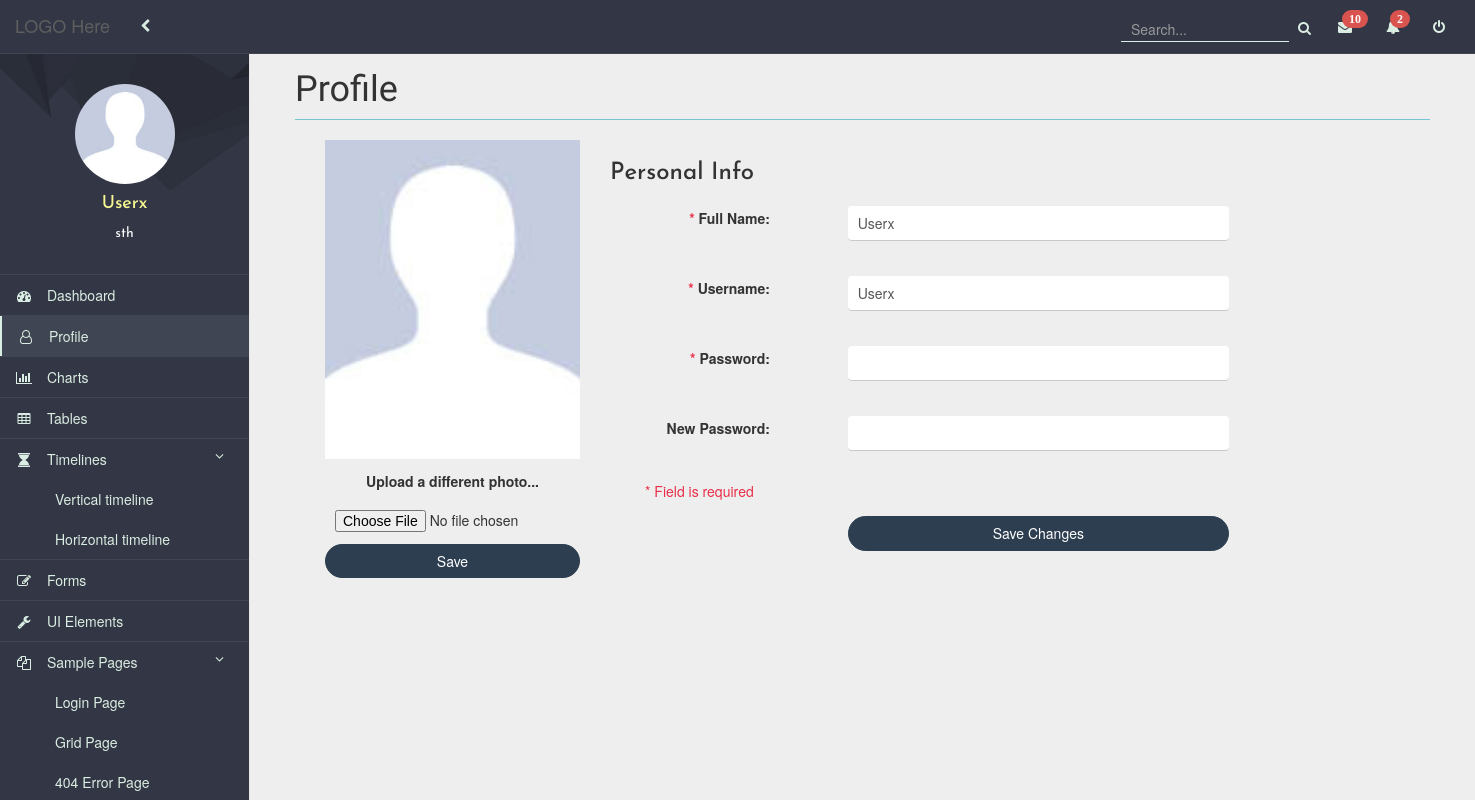
The page /profile.php (signed in) on the database its author committed.
### tables this page shows
CREATE TABLE `users` (
  `id` int(10) unsigned NOT NULL AUTO_INCREMENT,
  `username` varchar(45) NOT NULL,
  `password` varchar(300) NOT NULL,
  `fullname` varchar(100) NOT NULL,
  `position` varchar(45) NOT NULL,
  `image` varchar(45) NOT NULL DEFAULT 'unknown.jpg',
  `role` varchar(45) NOT NULL,
  PRIMARY KEY (`id`),
  UNIQUE KEY `id_UNIQUE` (`id`),
  UNIQUE KEY `username_UNIQUE` (`username`)
);

### DB/db.php (called while the page is built, shortened)
<?php
abstract class DB{
	public function __construct(){
		try{
			$this->db = new \PDO("mysql:host=".self::DB_HOST.";"."dbname=".self::DB_DB,self::DB_USERNAME,self::DB_PASSWORD);
		} catch(\PDOException $ex){
			echo $ex->getMessage();
		}
		 catch(\Exception $ex){
			echo $ex->getMessage();
		}
	}
}
 ?>

### DB/users.php (called while the page is built, shortened)
<?php
require_once 'db.php';
class Users extends DB{
	public function retreiveAttribute($user){
		$query = "SELECT * FROM users WHERE `username` = '$user' ";
		$pdoStatementObject = $this->db->query($query, \PDO::FETCH_ASSOC);
		return $pdoStatementObject->fetch();
	}
}
 ?>

### profile.php (the view, shortened to what this page needs)
<?php
include "templates/header.php";
$values = (isset($_SESSION['values'])) ? $_SESSION['values'] : [];
 ?>
 <!DOCTYPE html>
 <html>
 <head>
 </head>
 <body>
 	<div id="page-wrapper" class="page-wrapper">
		<div class="row">
                <div class="col-lg-12">
                    <h1 class="page-header">Profile</h1>
		            <div class="container">
		               	<div class="row">
		               		<div class="col-md-3">
		               			<div class="text-center">
		               				<div class="image-holder"></div>
		               				<h6>Upload a different photo...</h6>
		               				<form action="loginpage/upload.php" method="post" enctype="multipart/form-data">
		               				<input type="file" name="profile" class="form-control file">
		               				<button type="submit" class="btn btn-block btn-primary">Save</button>
		               				</form>
		               			</div>
		               		</div>
		               		<div class="col-md-8 personal-info">
		               			<h3>Personal Info</h3>
		               			<form  action="loginpage/update-profile.php" method="post" class="form-horizontal" role="form">
		               				<div class="form-group">
		               				<label class="col-lg-3 control-label"><span class="reqired-field">* </span>Full Name: </label>
		               				<div class="col-lg-8">
		               					<input class="form-control" type="text" name="fullname" value="<?php if(isset($values['fullname'])) {echo $values['fullname']; }else{echo $fullname;}?>">
		               				</div>
		               				</div>
		               				<div class="form-group">
		               					<label class="col-md-3 control-label"><span class="reqired-field">* </span>Username: </label>
		               					<div class="col-md-8">
		               						<input class="form-control" type="text" name="username" value="<?php if(isset($values['username'])) {echo $values['username']; }else{ echo $user['username'];} ?>">
		               					</div>
		               				</div>
		               				<div class="form-group">
		               					<label class="col-md-3 control-label"><span class="reqired-field">* </span> Password: </label>
		               					<div class="col-md-8">
		               						<input class="form-control" name="password" type="password">
		               					</div>
		               				</div>
		               				<div class="form-group">
		               					<label class="col-md-3 control-label" name="newpassword"> New Password: </label>
		               					<div class="col-md-8">
		               						<input class="form-control" type="password" name="newpassword">
		               					</div>
		               				</div>
		               				<div class="form-group">
		               					<p class="reqired-field">* Field is required</p>
		               					<label class="col-md-3 control-label"></label>
		               					<div class="col-md-8">
		               						<input type="submit" class="btn btn-primary" value="Save Changes">
		               					</div>
		               				</div>
		               			</form>
		               		</div>
					</div>
		       	</div>
     </div>
 </body>
 </html>

### templates/header.php (shortened to what this page needs)
<?php
require_once 'DB/users.php';
$users = new Users();
$user = $users->retreiveAttribute($_SESSION['logged_in']);
$image = $user['image'];
$position = $user['position'];
$fullname = $user['fullname'];
$phpSelf = $_SERVER["PHP_SELF"];
$phpSelfElements = explode("/", $phpSelf);
$scriptName = $phpSelfElements [count($phpSelfElements) - 1];
?>
<!DOCTYPE HTML>
<html>
<head>
    <link rel="stylesheet" href="https://cdnjs.cloudflare.com/ajax/libs/normalize/5.0.0/normalize.min.css" />
    <link rel='stylesheet prefetch' href='https://cdnjs.cloudflare.com/ajax/libs/c3/0.4.10/c3.min.css' />
	<link rel="stylesheet" type="text/css" href="css/font-awesome.css" />
	<link rel="stylesheet" type="text/css" href="css/bootstrap.css" />
    <link rel="stylesheet" type="text/css" href="css/style.css" />
    <link rel="stylesheet" type="text/css" <?php if($scriptName == "uielements.php"){echo "href='css/alert-style.css'";} if($scriptName == "horizontaltimeline.php"){echo "href='css/style-horizontal-timelne.css'";}
    ?>>
</head>
<body>
	<div id="wrapper">
		<nav class="navbar navbar-default navbar-static-top" role="navigation" style="margin-bottom: 0;">
			<div class="navbar-header">
                <a class="navbar-brand" href="home.html">LOGO Here</a>
            </div>
            <ul class="nav navbar-top-links navbar-left">
                <li>
                    <a href="#" id="menu-toggle">
                        <i class="fa fa-chevron-left" aria-hidden="true"></i>
                    </a>
                </li>
            </ul>
            <ul class="nav navbar-top-links navbar-right">
                <li class="sidebar-search">
                    <div class="input-group custom-search-form">
                        <input type="text" class="form-control" placeholder="Search..."><span class="input-group-btn">
                            <button class="btn" type="button">
                                <i class="fa fa-search"></i>
                            </button>
                        </span>
                    </div>
                </li>
                <li>
                    <a href="#">
                        <i class="fa fa-envelope fa-fw"><span class="badge">10</span></i>
                    </a>
                </li>
                <li >
                    <a href="#">
                        <i class="fa fa-bell fa-fw"><span class="badge">2</span></i>
                    </a>
                </li>
                <li >
                    <a href="loginpage/logout.php">
                        <i class="fa fa-power-off" aria-hidden="true"></i>
                    </a>
                </li>
            </ul>
            <div  id="sidebarid" class="navbar-default sidebar" role="navigation">
                <div id="menu-down" class="sidebar-nav navbar-collapse" style="  background-image: url(img/sidebar-bg.jpg); background-size: 500px;  background-repeat: no-repeat;">
                    <ul class="nav in" id="side-menu">
                        <li class="user-profile">
                            <div class="user-profile-details">
                               <img src="<?php echo 'loginpage/images/'.$image; ?>" class="img-circle img-responsive" alt="<?php echo 'Profile image of '. $fullname ;?>">
                               <h4><?php echo $fullname; ?></h4>
                               <p> <?php echo $position; ?></p>
                            </div>
                        </li>
                        <li>
                        <a href="home.php" <?php if($scriptName == "home.php"){echo 'class="active"';}?>><i class="fa fa-dashboard fa-fw"></i> Dashboard</a>
                        </li>
                        <li>
                            <a href="profile.php" <?php if($scriptName == "profile.php"){echo 'class="active"';}?>><i class="fa fa-user-o fa-fw"></i> Profile</a>
                        </li>
                        <li>
                            <a href="charts.php" <?php if($scriptName == "charts.php"){echo 'class="active"';}?>><i class="fa fa-bar-chart-o fa-fw"></i> Charts</a>
                        </li>
                        <li>
                            <a href="tables.php" <?php if($scriptName == "tables.php"){echo 'class="active"';}?>><i class="fa fa-table fa-fw"></i> Tables</a>
                        </li>
                        <li class="dropdown-list-element">
                            <a href="#"><i class="fa fa-hourglass fa-fw"></i> Timelines <i style="float: right" class="fa fa-angle-down" aria-hidden="true"></i></a>
                            <ul class="nav nav-second-level">
                                <li>
                                    <a href="verticaltimeline.php" <?php if($scriptName == "timeline.php"){echo 'class="active"';}?>>Vertical timeline</a>
                                </li>
                                <li>
                                    <a href="horizontaltimeline.php" <?php if($scriptName == "hor-timeline.php"){echo 'class="active"';}?>>Horizontal timeline</a>
                                </li>
                            </ul>
                        </li>
                        <li>
                            <a href="forms.php" <?php if($scriptName == "forms.php"){echo 'class="active"';}?>><i class="fa fa-edit fa-fw"></i> Forms</a>
                        </li>
                        <li class="dropdown-list-element">
                            <a href="uielements.php" <?php if($scriptName == "uielements.php"){echo 'class="active"';}?>><i class="fa fa-wrench fa-fw"></i> UI Elements</a>
                        </li>
                        <li class="dropdown-list-element">
                            <a href="#"><i class="fa fa-files-o fa-fw"></i> Sample Pages <i style="float: right" class="fa fa-angle-down" aria-hidden="true"></i></a>
                            <ul class="nav nav-second-level">
                                <li>
                                    <a href="./loginpage/login.php" <?php if($scriptName == "login.php"){echo 'class="active"';}?>>Login Page</a>
                                </li>
                                <li>
                                    <a href="grid.php" <?php if($scriptName == "grid.php"){echo 'class="active"';}?>>Grid Page</a>
                                </li>
                                <li>
                                	<a href="./error404/error404.php" <?php if($scriptName == "error404.php"){echo 'class="active"';}?>>404 Error Page</a>
                                </li>
                            </ul>
                        </li>
                    </ul>
                </div>
            </div>
		</nav>

### css/style.css (style rules this page uses)
* { margin: 0; padding: 0; box-sizing: border-box; }
a { color: #DAEDE2; }
body { background-color: #eeeeee; }
.row { margin-right: 0; margin-left: 0; }
.page-header { border-bottom: 1px solid #77c4d3; }
h1 { font-family: 'Palanquin Dark', sans-serif; }
#wrapper { width: 100%; }
.page-wrapper { padding: 0 15px; min-height: calc(100vh - 51px); border-left: 0px solid #e7e7e7; -webkit-transition: all 0.5s ease; -moz-transition: all 0.5s ease; -o-transition: all 0.5s ease; transition: all 0.5s ease; }
@media (min-width: 768px) { .page-wrapper { position: inherit; margin: 0 0 0 250px; padding: 0 30px; padding-top: 30px; } }
.navbar { position: fixed; width: 100%; }
.navbar-default { background-color: #333745; border-color: #3f4552; }
.navbar-top-links { margin-right: 0; display: flex; justify-content: center; align-items: center; }
.navbar-top-links li { display: inline-block; }
.navbar-top-links li:last-child { margin-right: 15px; }
.navbar-top-links li a { padding: 15px; min-height: 53px; }
.sidebar .sidebar-nav.navbar-collapse { padding-left: 0; padding-right: 0; }
.sidebar ul li { border-bottom: 1px solid #3f4552; }
.sidebar ul li a.active { background-color: #3f4552; border-left: 2px solid; }
.nav { background-size: 500px; background-repeat: no-repeat; }
.nav > li > a > i { margin-right: 10px; }
.navbar-right > li > a > i { margin-right: 0px; vertical-align: middle; }
.badge { display: inline-block; min-width: 10px; padding: 3px 7px; font-size: 12px; font-weight: bold; line-height: 1; color: #fff; text-align: center; white-space: nowrap; vertical-align: middle; background-color: #d9534f; border-radius: 10px; position: absolute; margin-top: -10px; margin-left: -10px; }
.sidebar-search { width: 200px; vertical-align: middle; }
.sidebar-search input, .sidebar-search button { height: 25px; padding: 0 10px; }
.sidebar-search input { background: transparent; border-radius: inherit; border: none; border-bottom: 1px solid #daede2; outline: none; }
.sidebar-search button { color: #daede2; background: transparent; border: none; }
.sidebar .nav-second-level li, .sidebar .nav-third-level li { border-bottom: none !important; }
.sidebar .nav-second-level li a { padding-left: 55px; }
@media (min-width: 768px) { .sidebar { z-index: 1; position: fixed; width: 250px; margin-top: 54px; border-right: 1px solid #e7e7e7; height: calc(100vh - 51px); } }
@media (min-width: 768px) { .nav { background-size: 500px; background-repeat: no-repeat; } }
.user-profile-details { margin: 30px 0; text-align: center; font-family: 'Josefin Sans', sans-serif; }
.user-profile-details h4 { color: #f6f792; }
.user-profile-details p { color: #fff; }
.user-profile-details img { width: 100px; margin: auto; }
.btn { display: inline-block; padding: 6px 12px; margin-bottom: 0; font-size: 14px; font-weight: normal; line-height: 1.42857143; text-align: center; white-space: nowrap; vertical-align: middle; -ms-touch-action: manipulation; touch-action: manipulation; cursor: pointer; -webkit-user-select: none; -moz-user-select: none; -ms-user-select: none; user-select: none; background-image: none; border: 1.5px solid transparent; border-radius: 70px; shape-outside: inherit; }
.btn-primary { color: #fff; background-color: #2C3E50; border-color: #2C3E50; }
h3, h4, h5 { font-family: 'Josefin Sans', sans-serif; }
input, textarea { width: 80%; height: 35px; padding-left: 10px; margin: 5px 0px; border: none; border-bottom: 1px solid #c9c9c9; box-sizing: border-box; outline: none; }
.form-control { width: 80%; height: 35px; padding-left: 10px; margin: 5px auto; border: none; border-bottom: 1px solid #c9c9c9; box-sizing: border-box; box-shadow: none; outline: none; }
label { width: 100%; }
.form-group { padding: 5px 0; }
.form-group p, .form-group label { text-align: left; padding-left: 50px; }
.sidebar { -webkit-transition: all 0.5s ease; -moz-transition: all 0.5s ease; -o-transition: all 0.5s ease; transition: all 0.5s ease; }

### rows shown on the page
users: image (picture), fullname "Userx", position "sth", username "Userx"
